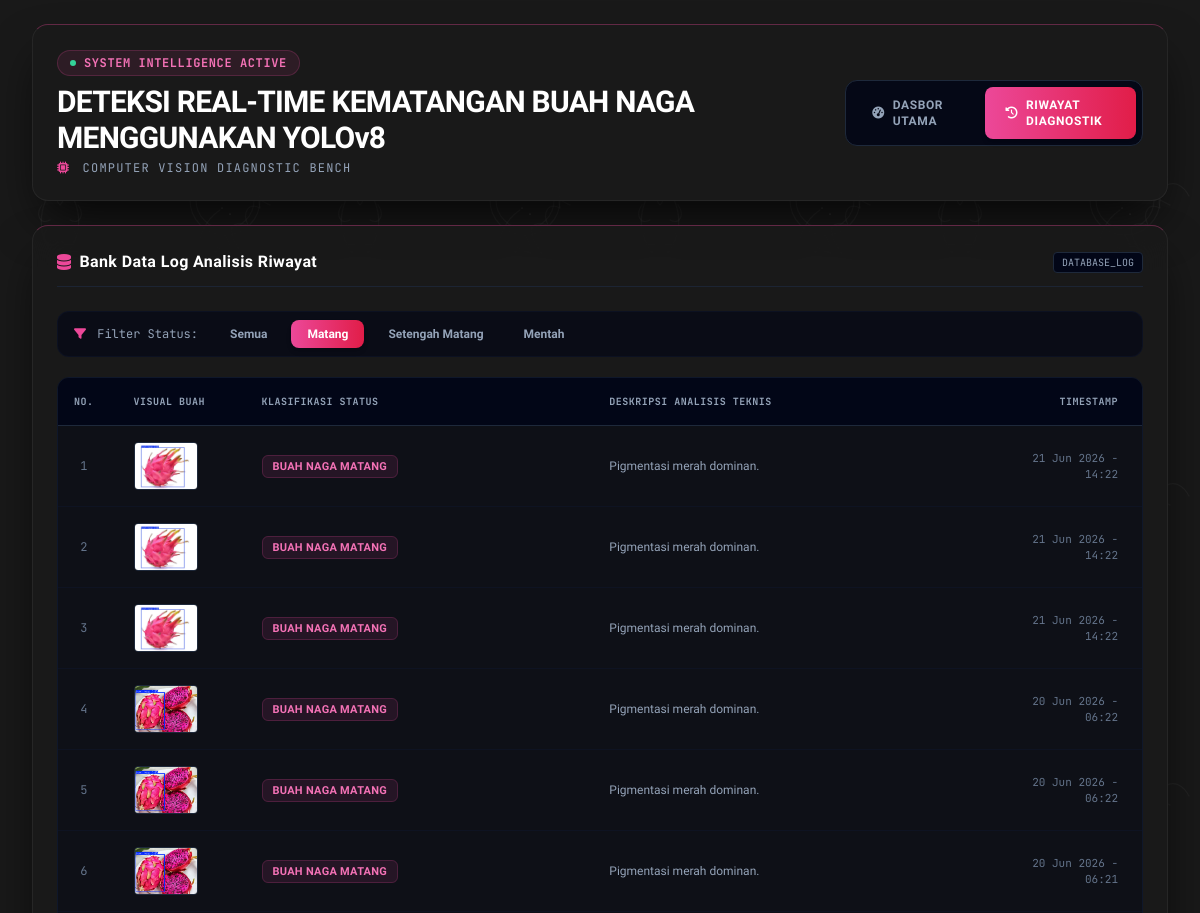
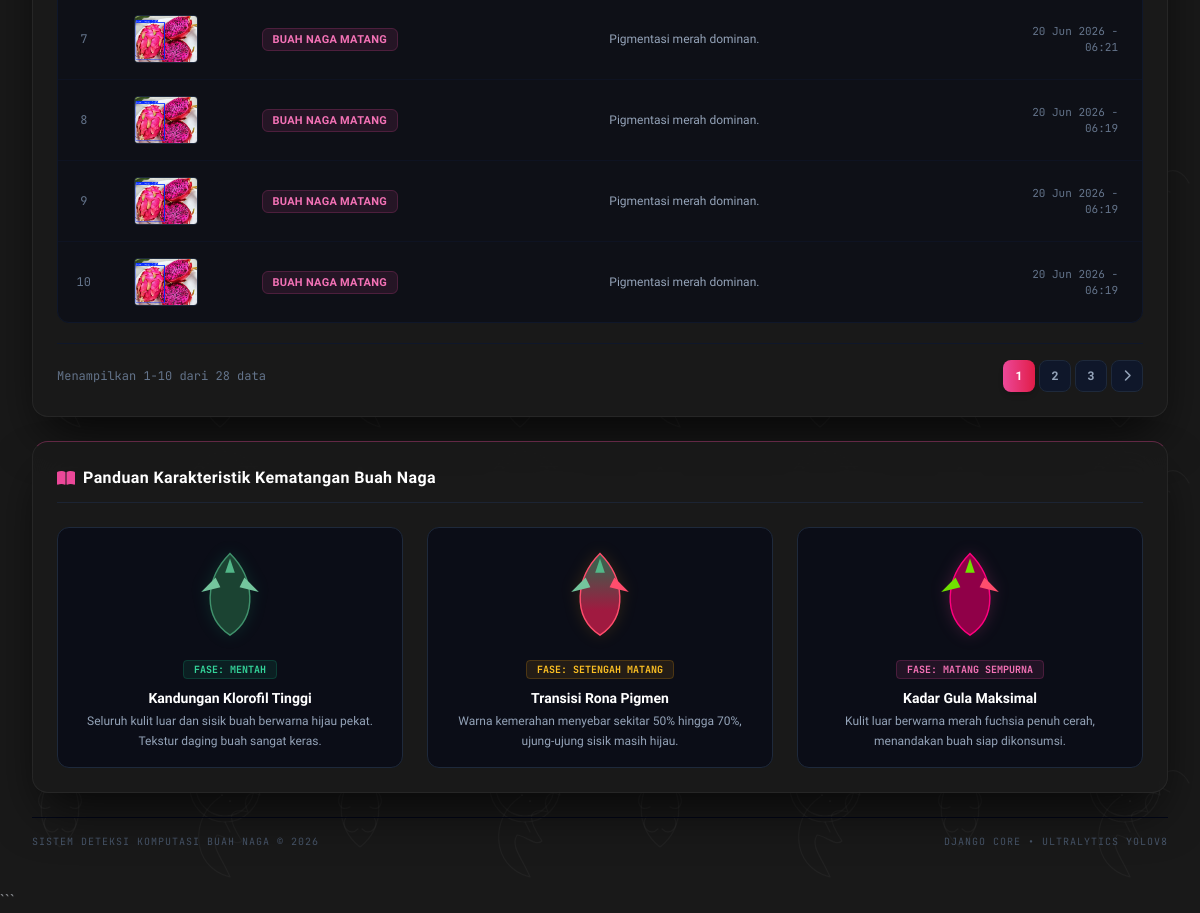
/?tab=history&status=matang, run on an earlier commit of the app's database (2 pictures, top to bottom).
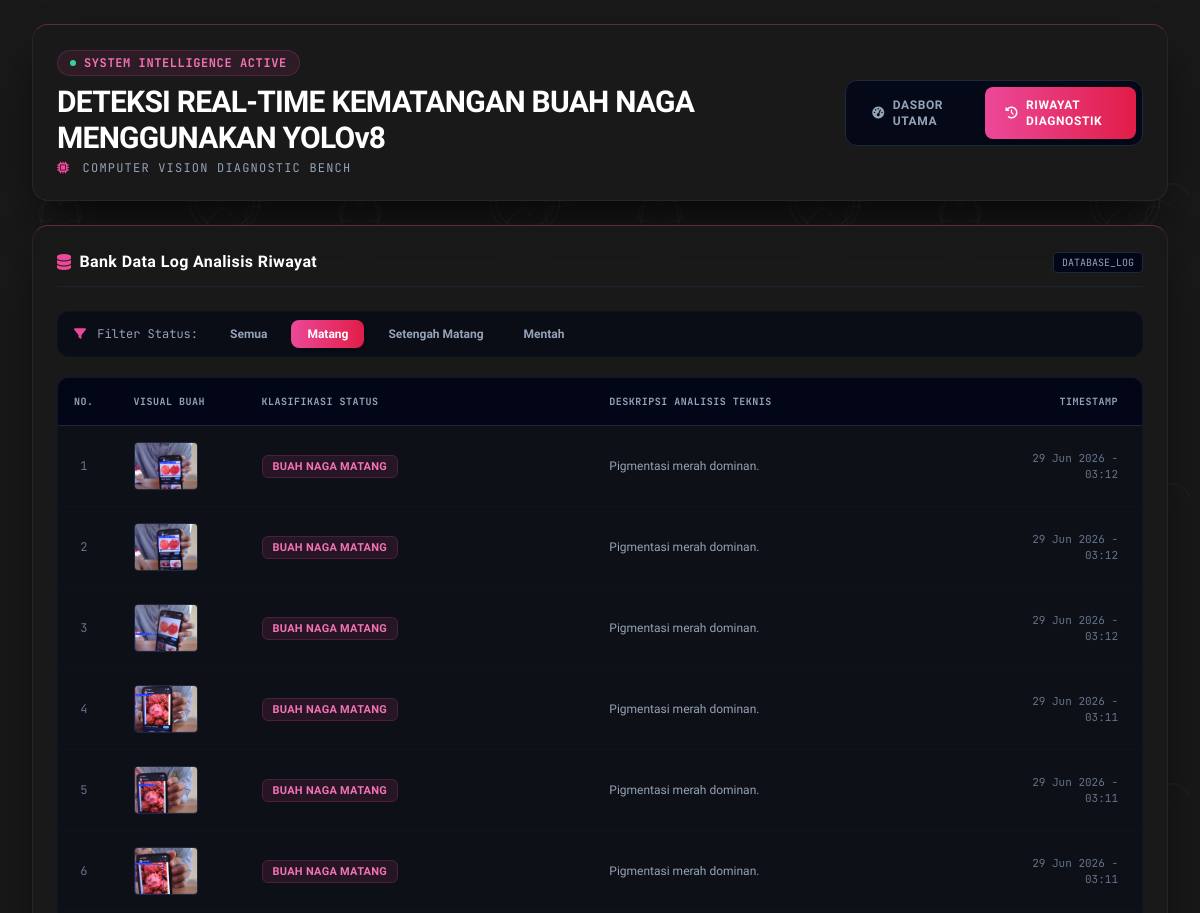
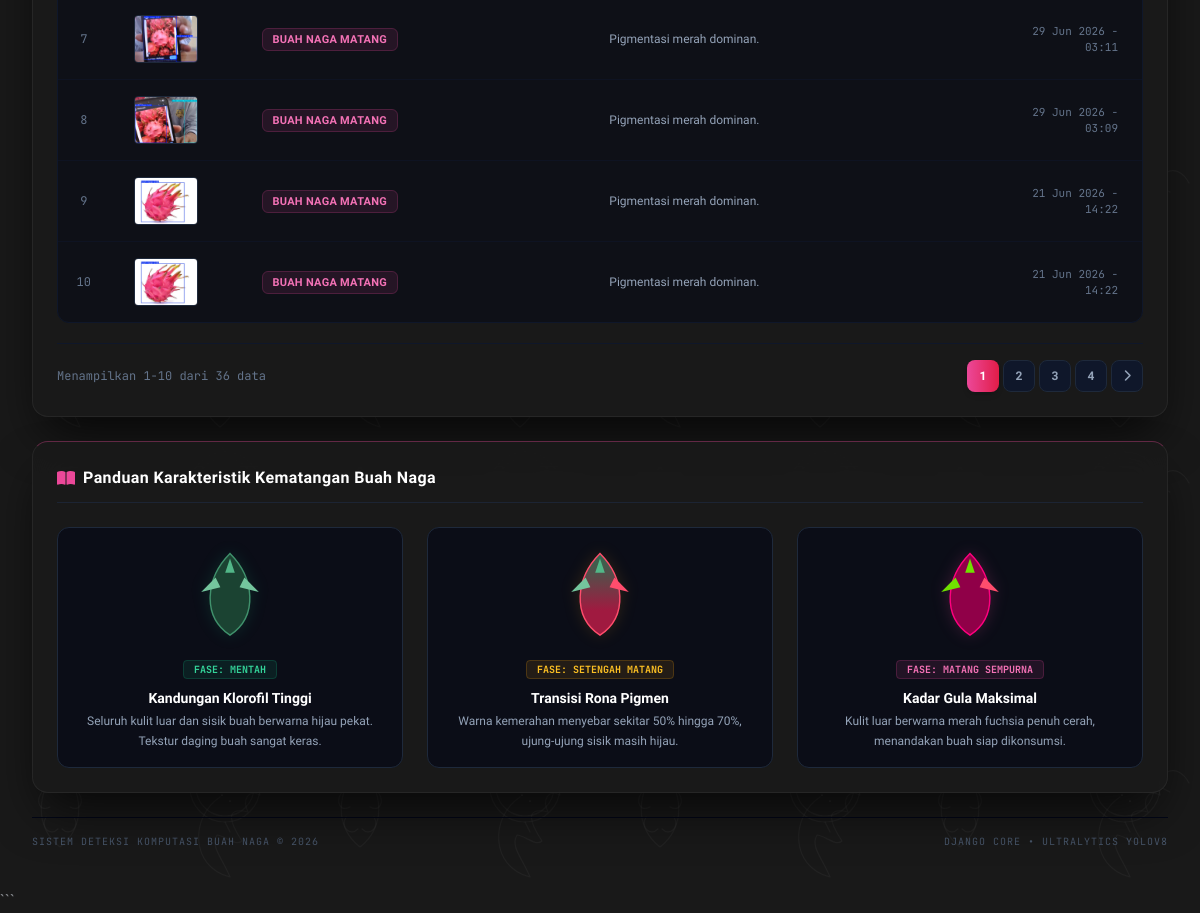
And on a later commit of the database (2 pictures, top to bottom).
### detektor/models.py (models this page shows)
class RiwayatDeteksi(models.Model):
    status = models.CharField(max_length=100)
    deskripsi = models.TextField()
    image_path = models.CharField(max_length=255)
    created_at = models.DateTimeField(auto_now_add=True)
    class Meta:
        ordering = ['-created_at']

### detektor/views.py (the view, shortened to what this page needs)
# urls.py: path('', views.index, name='index'),
def index(request):
    konteks = {
        'judul_sistem': 'DETEKSI REAL-TIME KEMATANGAN BUAH NAGA MENGGUNAKAN YOLOv8',
        'pake_kamera': request.GET.get('mode') == 'kamera'
    }
    status_filter = request.GET.get('status')
    riwayat_list = RiwayatDeteksi.objects.all().order_by('-id')
    if status_filter == 'matang':
        riwayat_list = riwayat_list.filter(status='Buah Naga Matang')
    elif status_filter == 'setengah':
        riwayat_list = riwayat_list.filter(status='Buah Naga Setengah Matang')
    elif status_filter == 'mentah':
        riwayat_list = riwayat_list.filter(status='Buah Naga Mentah')
    paginator = Paginator(riwayat_list, 10)  # Batas 10 data per halaman
    page = request.GET.get('page')
    try:
        riwayat_page = paginator.page(page)
    except PageNotAnInteger:
        riwayat_page = paginator.page(1)
    except EmptyPage:
        riwayat_page = paginator.page(paginator.num_pages)
    konteks.update({
        'riwayat': riwayat_page,
        'status_filter': status_filter
    })
    return render(
        request,
        'detektor/index.html',
        konteks
    )

### detektor/templates/detektor/index.html (shortened to what this page needs)
<!DOCTYPE html>
<html lang="id">
<head>
    <script src="https://cdn.tailwindcss.com"></script>
    <link rel="stylesheet" href="https://cdnjs.cloudflare.com/ajax/libs/font-awesome/6.4.0/css/all.min.css">
</head>
<body class="text-slate-200 antialiased min-h-screen flex flex-col justify-between relative overflow-x-hidden font-sans">
    <div class="relative z-10 flex flex-col justify-between flex-grow w-full max-w-7xl mx-auto px-4 sm:px-6 lg:px-8 py-6 gap-6">
        <header class="w-full premium-panel rounded-2xl p-6 relative overflow-hidden">
            <div class="flex flex-col md:flex-row items-center justify-between gap-6 relative z-10">
                <div>
                    <div class="inline-flex items-center gap-2 px-3 py-1 rounded-full bg-pink-500/10 border border-pink-500/20 text-pink-400 text-xs font-mono font-bold tracking-wider mb-2">
                        <span class="w-1.5 h-1.5 bg-emerald-400 rounded-full animate-ping"></span> SYSTEM INTELLIGENCE ACTIVE
                    </div>
                    <h1 class="text-xl md:text-2xl lg:text-3xl font-extrabold tracking-tight text-white leading-tight">
                        {{ judul_sistem|default:"DETEKSI REAL-TIME KEMATANGAN BUAH NAGA" }}
                    </h1>
                    <p class="text-xs font-mono text-slate-400 mt-1 uppercase tracking-widest">
                        <i class="fa-solid fa-microchip text-pink-500 mr-1"></i> Computer Vision Diagnostic Bench
                    </p>
                </div>
                <div class="flex items-center gap-2 bg-slate-950/80 p-1.5 rounded-xl border border-slate-800 w-full md:w-auto">
                    <a href="/" id="btn-tab-dashboard" class="flex-1 md:flex-initial flex items-center justify-center gap-2 px-5 py-2.5 rounded-lg text-xs font-bold uppercase tracking-wider transition-all bg-gradient-to-r from-pink-500 to-rose-600 text-white shadow-md">
                        <i class="fa-solid fa-gauge-high"></i> Dasbor Utama
                    </a>
                    <a href="?tab=history" id="btn-tab-history" class="flex-1 md:flex-initial flex items-center justify-center gap-2 px-5 py-2.5 rounded-lg text-xs font-bold uppercase tracking-wider transition-all text-slate-400 hover:text-slate-200">
                        <i class="fa-solid fa-clock-rotate-left"></i> Riwayat Diagnostik
                    </a>
                </div>
            </div>
        </header>
        <main id="tab-history" class="hidden w-full premium-panel rounded-2xl p-6 transition-all duration-300">
            <div class="flex items-center justify-between mb-6 pb-3 border-b border-slate-800/80">
                <h2 class="font-bold text-white tracking-wide flex items-center gap-2 text-sm md:text-base">
                    <i class="fa-solid fa-database text-pink-500"></i> Bank Data Log Analisis Riwayat
                </h2>
                <span class="text-[10px] font-mono bg-slate-950 px-2 py-0.5 rounded border border-slate-800 text-slate-400">DATABASE_LOG</span>
            </div>
            <div class="flex flex-wrap items-center gap-2 mb-5 p-2 rounded-xl bg-slate-950/60 border border-slate-900/60">
                <span class="text-xs font-mono text-slate-400 px-2"><i class="fa-solid fa-filter text-pink-500 mr-1"></i> Filter Status:</span>
                <a href="?tab=history" class="px-4 py-1.5 rounded-lg text-xs font-bold transition-all {% if not status_filter %} bg-gradient-to-r from-pink-500 to-rose-600 text-white shadow-md {% else %} text-slate-400 hover:text-slate-200 hover:bg-slate-900 {% endif %}">
                    Semua
                </a>
                <a href="?tab=history&status=matang" class="px-4 py-1.5 rounded-lg text-xs font-bold transition-all {% if status_filter == 'matang' %} bg-gradient-to-r from-pink-500 to-rose-600 text-white shadow-md {% else %} text-slate-400 hover:text-slate-200 hover:bg-slate-900 {% endif %}">
                    Matang
                </a>
                <a href="?tab=history&status=setengah" class="px-4 py-1.5 rounded-lg text-xs font-bold transition-all {% if status_filter == 'setengah' %} bg-gradient-to-r from-pink-500 to-rose-600 text-white shadow-md {% else %} text-slate-400 hover:text-slate-200 hover:bg-slate-900 {% endif %}">
                    Setengah Matang
                </a>
                <a href="?tab=history&status=mentah" class="px-4 py-1.5 rounded-lg text-xs font-bold transition-all {% if status_filter == 'mentah' %} bg-gradient-to-r from-pink-500 to-rose-600 text-white shadow-md {% else %} text-slate-400 hover:text-slate-200 hover:bg-slate-900 {% endif %}">
                    Mentah
                </a>
            </div>
            <div class="overflow-x-auto rounded-xl border border-slate-900 bg-slate-950/40">
                <table class="w-full text-left border-collapse">
                    <thead>
                        <tr class="bg-slate-950 text-slate-400 uppercase text-[10px] font-mono border-b border-slate-800 tracking-wider">
                            <th class="py-4 px-4 text-center w-12">No.</th>
                            <th class="py-4 px-6 w-32">Visual Buah</th>
                            <th class="py-4 px-6">Klasifikasi Status</th>
                            <th class="py-4 px-6 hidden md:table-cell">Deskripsi Analisis Teknis</th>
                            <th class="py-4 px-6 text-right w-40">Timestamp</th>
                        </tr>
                    </thead>
                    <tbody class="divide-y divide-slate-900/60 text-xs text-slate-300">
                        {% for item in riwayat %}
                        <tr class="hover:bg-slate-900/40 transition-colors">
                            <td class="py-4 px-4 font-mono text-center text-slate-500">{{ riwayat.start_index|add:forloop.counter0 }}</td>
                            <td class="py-4 px-6">
                                <div class="w-16 h-12 rounded bg-black/30 border border-slate-800 overflow-hidden relative group">
                                    <img src="{{ item.image_path }}" class="w-full h-full object-cover" alt="Log">
                                </div>
                            </td>
                            <td class="py-4 px-6">
                                <span class="px-2.5 py-1 rounded-md font-bold text-[11px] uppercase tracking-wide
                                    {% if 'Matang Sempurna' in item.status or 'Matang' in item.status and not 'Setengah' in item.status %} bg-pink-500/10 text-pink-400 border border-pink-500/20
                                    {% elif 'Setengah' in item.status %} bg-amber-500/10 text-amber-400 border border-amber-500/20
                                    {% elif 'Mentah' in item.status %} bg-emerald-500/10 text-emerald-400 border border-emerald-500/20
                                    {% else %} bg-rose-500/10 text-rose-400 border border-rose-500/20 {% endif %}">
                                    {{ item.status }}
                                </span>
                            </td>
                            <td class="py-4 px-6 text-slate-400 hidden md:table-cell max-w-xs truncate">{{ item.deskripsi }}</td>
                            <td class="py-4 px-6 text-right font-mono text-slate-500 text-[11px]">{{ item.created_at|date:"d M Y - H:i" }}</td>
                        </tr>
                        {% endfor %}
                    </tbody>
                </table>
            </div>
            {% if riwayat.has_other_pages %}
            <div class="flex flex-col sm:flex-row items-center justify-between mt-5 pt-4 border-t border-slate-900 gap-4">
                <div class="text-xs text-slate-500 font-mono">
                    Menampilkan {{ riwayat.start_index }}-{{ riwayat.end_index }} dari {{ riwayat.paginator.count }} data
                </div>
                <div class="flex items-center gap-1">
                    {% for i in riwayat.paginator.page_range %}
                        {% if riwayat.number == i %}
                            <span class="w-8 h-8 rounded-lg bg-gradient-to-r from-pink-500 to-rose-600 text-white flex items-center justify-center text-xs font-bold shadow-md">
                                {{ i }}
                            </span>
                        {% else %}
                            <a href="?tab=history{% if status_filter %}&status={{ status_filter }}{% endif %}&page={{ i }}" class="w-8 h-8 rounded-lg bg-slate-900 border border-slate-800 text-slate-400 hover:text-white flex items-center justify-center text-xs font-bold transition-all">
                                {{ i }}
                            </a>
                        {% endif %}
                    {% endfor %}
                    {% if riwayat.has_next %}
                        <a href="?tab=history{% if status_filter %}&status={{ status_filter }}{% endif %}&page={{ riwayat.next_page_number }}" class="w-8 h-8 rounded-lg bg-slate-900 border border-slate-800 text-slate-400 hover:text-white flex items-center justify-center text-xs font-bold transition-all">
                            <i class="fa-solid fa-chevron-right"></i>
                        </a>
                    {% endif %}
                </div>
            </div>
            {% endif %}
        </main>
        <section class="w-full premium-panel rounded-2xl p-6">
            <div class="flex items-center gap-2 mb-6 pb-3 border-b border-slate-800/80">
                <i class="fa-solid fa-book-open text-pink-500"></i>
                <h2 class="font-bold text-white tracking-wide text-sm md:text-base">Panduan Karakteristik Kematangan Buah Naga</h2>
            </div>
            <div class="grid grid-cols-1 md:grid-cols-3 gap-6">
                <div class="bg-slate-950/60 rounded-xl p-4 border border-slate-800 flex flex-col items-center text-center gap-4">
                    <div class="w-24 h-24 filter drop-shadow-[0_0_8px_rgba(16,185,129,0.15)]">
                        <svg viewBox="0 0 100 100" class="w-full h-full">
                            <path d="M50 10 C25 35 20 75 50 95 C80 75 75 35 50 10 Z" fill="#1b4332" stroke="#40916c" stroke-width="1.5"/>
                            <path d="M50 15 L45 30 L55 30 Z" fill="#52b788"/>
                            <path d="M35 35 L20 50 L40 45 Z" fill="#74c69d"/>
                            <path d="M65 35 L80 50 L60 45 Z" fill="#74c69d"/>
                        </svg>
                    </div>
                    <div>
                        <span class="px-2.5 py-0.5 rounded text-[10px] font-bold font-mono bg-emerald-500/10 text-emerald-400 border border-emerald-500/20">FASE: MENTAH</span>
                        <h3 class="text-sm font-bold text-white mt-2">Kandungan Klorofil Tinggi</h3>
                        <p class="text-xs text-slate-400 mt-1 leading-relaxed">Seluruh kulit luar dan sisik buah berwarna hijau pekat. Tekstur daging buah sangat keras.</p>
                    </div>
                </div>
                <div class="bg-slate-950/60 rounded-xl p-4 border border-slate-800 flex flex-col items-center text-center gap-4">
                    <div class="w-24 h-24 filter drop-shadow-[0_0_8px_rgba(245,158,11,0.15)]">
                    </div>
                    <div>
                        <span class="px-2.5 py-0.5 rounded text-[10px] font-bold font-mono bg-amber-500/10 text-amber-400 border border-amber-500/20">FASE: SETENGAH MATANG</span>
                        <h3 class="text-sm font-bold text-white mt-2">Transisi Rona Pigmen</h3>
                        <p class="text-xs text-slate-400 mt-1 leading-relaxed">Warna kemerahan menyebar sekitar 50% hingga 70%, ujung-ujung sisik masih hijau.</p>
                    </div>
                </div>
                <div class="bg-slate-950/60 rounded-xl p-4 border border-slate-800 flex flex-col items-center text-center gap-4">
                    <div class="w-24 h-24 filter drop-shadow-[0_0_8px_rgba(236,72,153,0.2)]">
                        <svg viewBox="0 0 100 100" class="w-full h-full">
                            <path d="M50 10 C25 35 20 75 50 95 C80 75 75 35 50 10 Z" fill="#900048" stroke="#ff007f" stroke-width="1.5"/>
                            <path d="M50 15 L45 30 L55 30 Z" fill="#70e000"/>
                            <path d="M35 35 L20 50 L40 45 Z" fill="#70e000"/>
                            <path d="M65 35 L80 50 L60 45 Z" fill="#ff4d6d"/>
                        </svg>
                    </div>
                    <div>
                        <span class="px-2.5 py-0.5 rounded text-[10px] font-bold font-mono bg-pink-500/10 text-pink-400 border border-pink-500/20">FASE: MATANG SEMPURNA</span>
                        <h3 class="text-sm font-bold text-white mt-2">Kadar Gula Maksimal</h3>
                        <p class="text-xs text-slate-400 mt-1 leading-relaxed">Kulit luar berwarna merah fuchsia penuh cerah, menandakan buah siap dikonsumsi.</p>
                    </div>
                </div>
            </div>
        </section>
        <footer class="text-center py-4 border-t border-slate-950 text-[10px] font-mono text-slate-600 tracking-widest uppercase flex flex-col sm:flex-row items-center justify-between gap-2">
            <p>Sistem Deteksi Komputasi Buah Naga &copy; 2026</p>
            <p>Django Core &bull; Ultralytics YOLOv8</p>
        </footer>
    </div>
</body>
</html>

### detektor/templates/detektor/index.html (style rules this page uses)
body { background-color: #222222; background-repeat: repeat; }
.premium-panel { background: rgba(26, 26, 26, 0.88); backdrop-filter: blur(16px); -webkit-backdrop-filter: blur(16px); border: 1px solid rgba(255, 255, 255, 0.06); border-top: 1px solid rgba(236, 72, 153, 0.35); box-shadow: 0 25px 50px -12px rgba(0, 0, 0, 0.75); }

What changed in the data, as far as the page shows it:
no longer on this page (row unchanged): RiwayatDeteksi: start_index|add "3", image_path (picture), status "BUAH NAGA MATANG", deskripsi "Pigmentasi merah dominan.", created_at "21 Jun 2026 - 14:22"
no longer on this page (row unchanged): RiwayatDeteksi: start_index|add "4", image_path (picture), status "BUAH NAGA MATANG", deskripsi "Pigmentasi merah dominan.", created_at "20 Jun 2026 - 06:22"
no longer on this page (row unchanged): RiwayatDeteksi: start_index|add "5", image_path (picture), status "BUAH NAGA MATANG", deskripsi "Pigmentasi merah dominan.", created_at "20 Jun 2026 - 06:22"
no longer on this page (row unchanged): RiwayatDeteksi: start_index|add "6", image_path (picture), status "BUAH NAGA MATANG", deskripsi "Pigmentasi merah dominan.", created_at "20 Jun 2026 - 06:21"
no longer on this page (row unchanged): RiwayatDeteksi: start_index|add "7", image_path (picture), status "BUAH NAGA MATANG", deskripsi "Pigmentasi merah dominan.", created_at "20 Jun 2026 - 06:21"
no longer on this page (row unchanged): RiwayatDeteksi: start_index|add "8", image_path (picture), status "BUAH NAGA MATANG", deskripsi "Pigmentasi merah dominan.", created_at "20 Jun 2026 - 06:19"
no longer on this page (row unchanged): RiwayatDeteksi: start_index|add "9", image_path (picture), status "BUAH NAGA MATANG", deskripsi "Pigmentasi merah dominan.", created_at "20 Jun 2026 - 06:19"
no longer on this page (row unchanged): RiwayatDeteksi: start_index|add "10", image_path (picture), status "BUAH NAGA MATANG", deskripsi "Pigmentasi merah dominan.", created_at "20 Jun 2026 - 06:19"
added RiwayatDeteksi: start_index|add "1", image_path (picture), status "BUAH NAGA MATANG", deskripsi "Pigmentasi merah dominan.", created_at "29 Jun 2026 - 03:12"
added RiwayatDeteksi: start_index|add "2", image_path (picture), status "BUAH NAGA MATANG", deskripsi "Pigmentasi merah dominan.", created_at "29 Jun 2026 - 03:12"
added RiwayatDeteksi: start_index|add "3", image_path (picture), status "BUAH NAGA MATANG", deskripsi "Pigmentasi merah dominan.", created_at "29 Jun 2026 - 03:12"
added RiwayatDeteksi: start_index|add "4", image_path (picture), status "BUAH NAGA MATANG", deskripsi "Pigmentasi merah dominan.", created_at "29 Jun 2026 - 03:11"
added RiwayatDeteksi: start_index|add "5", image_path (picture), status "BUAH NAGA MATANG", deskripsi "Pigmentasi merah dominan.", created_at "29 Jun 2026 - 03:11"
added RiwayatDeteksi: start_index|add "6", image_path (picture), status "BUAH NAGA MATANG", deskripsi "Pigmentasi merah dominan.", created_at "29 Jun 2026 - 03:11"
added RiwayatDeteksi: start_index|add "7", image_path (picture), status "BUAH NAGA MATANG", deskripsi "Pigmentasi merah dominan.", created_at "29 Jun 2026 - 03:11"
added RiwayatDeteksi: start_index|add "8", image_path (picture), status "BUAH NAGA MATANG", deskripsi "Pigmentasi merah dominan.", created_at "29 Jun 2026 - 03:09"
computed for RiwayatDeteksi (number 9 of 10 on the later page): start_index|add "1" → "9"
computed for RiwayatDeteksi (number 10 of 10 on the later page): start_index|add "2" → "10"
Also different on the page:
{{ riwayat.paginator.count }}: "28" → "36"
new list line: "4"
